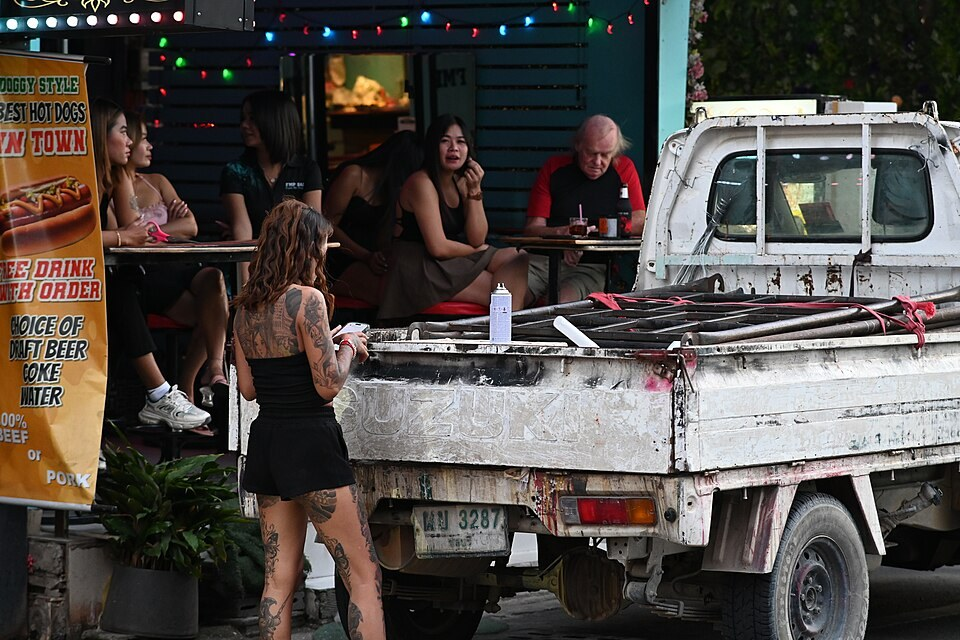
#> input picture data/starter/images/img_001.jpg, 960 x 640 px; its folder holds only this picture in this run
$ python make_figures.py
#> lines starting #> are read from the running program, lines starting #| are printed output that depends on the picture
"""Sinh hình minh hoạ (sơ đồ, KHÔNG phải ảnh chụp màn hình) cho README. Giảng viên dùng; học viên không cần chạy.

    python docs/assets/make_figures.py
Cần Pillow. Đầu vào: data/starter/images/*.jpg. Đầu ra: hero.png, roadmap.png, sample_grid.jpg, batch_anatomy.png.
"""
from __future__ import annotations

from pathlib import Path

from PIL import Image, ImageDraw, ImageFont

HERE = Path(__file__).resolve().parent
ROOT = HERE.parent.parent
FONTS = ["/System/Library/Fonts/Supplemental/Arial Unicode.ttf", "/usr/share/fonts/truetype/dejavu/DejaVuSans.ttf", "DejaVuSans.ttf"]
FONTS_B = ["/System/Library/Fonts/Supplemental/Arial Bold.ttf", "/usr/share/fonts/truetype/dejavu/DejaVuSans-Bold.ttf", "DejaVuSans-Bold.ttf"]
NAVY, TEAL, ORANGE, GREEN, RED, PURPLE, GRAY, LIGHT = "#0b1f3a", "#12b3a8", "#ff8a3d", "#2fbf71", "#e5484d", "#7b61ff", "#6b7686", "#f3f6fa"


def font(size, bold=False):
    for p in (FONTS_B if bold else FONTS):
        try:
            return ImageFont.truetype(p, size)
        except OSError:
            continue
    return ImageFont.load_default()


def rrect(d, box, r=16, fill=None, outline=None, width=2):
    d.rounded_rectangle(box, radius=r, fill=fill, outline=outline, width=width)


def center(d, xy, text, f, fill="white"):
    w = d.textlength(text, font=f)
    d.text((xy[0] - w / 2, xy[1]), text, font=f, fill=fill)


def hero():
    W, H = 1600, 420
    im = Image.new("RGB", (W, H), NAVY)
    d = ImageDraw.Draw(im)
    imgs = sorted((ROOT / "data/starter/images").glob("*.jpg"))[:6]
    for i, p in enumerate(imgs):
        t = Image.open(p).convert("RGB").resize((200, 140))
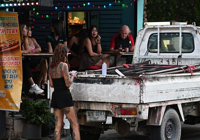
#> t: PIL image 200x140 RGB; mean R, G, B 80.2, 74.6, 70.7
        im.paste(t, (900 + (i % 3) * 215, 60 + (i // 3) * 160))
    d.text((60, 70), "Day 10 Lab", font=font(34), fill=TEAL)
    d.text((60, 120), "Bàn giao dữ liệu", font=font(64, True), fill="white")
    d.text((60, 200), "& Truy vết", font=font(64, True), fill=ORANGE)
    d.text((60, 300), "Một lô nhãn dùng được ngay, truy vết được tới từng ảnh.", font=font(26), fill="#c9d4e2")
    im.save(HERE / "hero.png")
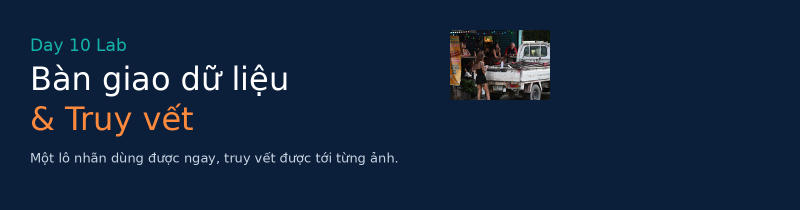
#> saved as hero.png: PIL image 1600x420 RGB (shown at 1/2 size); mean R, G, B 18.9, 37.1, 61.7


def roadmap():
    steps = [("P1", "Kiểm file xuất", "script tự viết, báo lỗi", GREEN), ("P2", "Chuẩn hoá + đóng gói", "đổi tên, truy vết, QC", ORANGE),
             ("P3", "Chia tập + báo lỗi", "ảnh cần sửa (tầng a/b)", RED), ("P4", "Bảo mật + kiểm cuối", "hash, nhận lô như team AI", NAVY)]
    W, H = 1600, 300
    im = Image.new("RGB", (W, H), "white")
#> im: PIL image 1600x300 RGB; every value is 255
    d = ImageDraw.Draw(im)
    bw, gap = 320, 70
    x0 = (W - (4 * bw + 3 * gap)) // 2
    for i, (a, b, c, col) in enumerate(steps):
        x = x0 + i * (bw + gap)
        rrect(d, (x, 70, x + bw, 230), 18, fill=col)
        center(d, (x + bw / 2, 85), a, font(30, True))
        center(d, (x + bw / 2, 135), b, font(24, True))
        center(d, (x + bw / 2, 172), c, font(18))
        if i < 3:
            d.polygon([(x + bw + gap - 8, 150), (x + bw + 8, 133), (x + bw + 8, 167)], fill=GRAY)
    im.save(HERE / "roadmap.png")
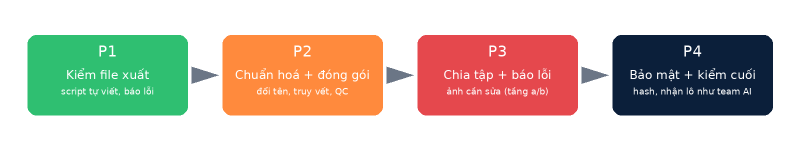
#> saved as roadmap.png: PIL image 1600x300 RGB (shown at 1/2 size); mean R, G, B 205, 193.9, 181.3


def anatomy():
    W, H = 1600, 520
    im = Image.new("RGB", (W, H), LIGHT)
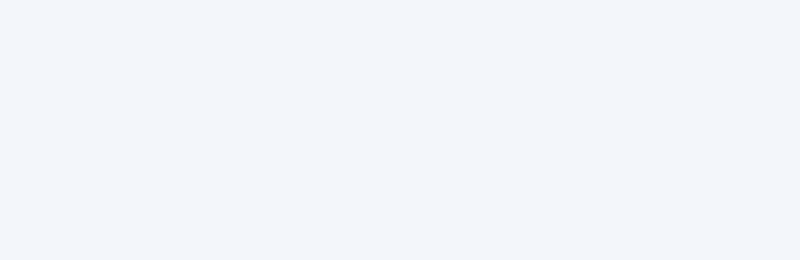
#> im: PIL image 1600x520 RGB (shown at 1/2 size); mean R, G, B 243, 246, 250
    d = ImageDraw.Draw(im)
    d.text((40, 24), "Một lô bàn giao gồm bốn phần", font=font(34, True), fill=NAVY)
    parts = [("Danh sách file", "manifest.csv", "tên từng ảnh, nhãn, sha256", TEAL), ("Số lượng nhãn", "label_summary.csv", "tổng và theo từng lớp", ORANGE),
             ("Phiên bản guideline", "README.txt + truyvet.csv", "gán theo luật nào, ảnh nào", PURPLE), ("Báo cáo QC", "qc_report.txt", "mẫu, tỉ lệ đạt, kết luận", GREEN)]
    for i, (t, f, s, col) in enumerate(parts):
        x = 40 + i * 385
        rrect(d, (x, 100, x + 360, 300), 18, fill="white", outline=col, width=4)
        d.rectangle((x, 100, x + 360, 150), fill=col)
        center(d, (x + 180, 108), t, font(24, True))
        center(d, (x + 180, 185), f, font(22, True), NAVY)
        center(d, (x + 180, 235), s, font(18), GRAY)
    d.text((40, 340), "Thiếu một phần thì lô chưa được coi là bàn giao.", font=font(26, True), fill=RED)
    d.text((40, 400), "Lô tốt:  lo_017_v1/ { images/, annotations/, manifest.csv, label_summary.csv, qc_report.txt, README.txt, truyvet.csv }", font=font(20), fill=NAVY)
    d.text((40, 440), "Lô xấu:  final_moi/ { anh xe (1).jpg, nhan_sua.json, nhan_sua (2).json }   ← không biết bản nào đúng", font=font(20), fill=GRAY)
    im.save(HERE / "batch_anatomy.png")
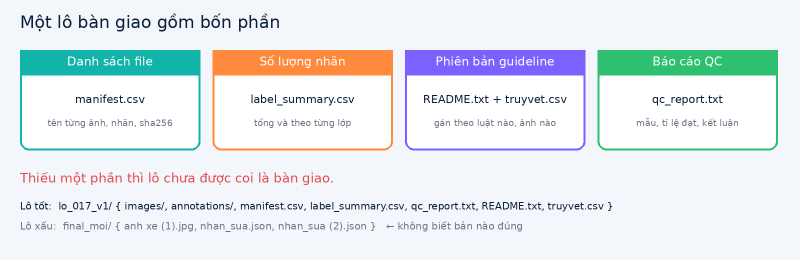
#> saved as batch_anatomy.png: PIL image 1600x520 RGB (shown at 1/2 size); mean R, G, B 228.6, 234.3, 237.1


def grid():
    imgs = sorted((ROOT / "data/starter/images").glob("*.jpg"))[:12]
    cw, ch = 320, 213
    im = Image.new("RGB", (cw * 4, ch * 3), "white")
#> im: PIL image 1280x639 RGB; every value is 255
    for i, p in enumerate(imgs):
        t = Image.open(p).convert("RGB")
#> t is the input picture: PIL image 960x640 RGB; mean R, G, B 80.2, 74.6, 70.7
        t.thumbnail((cw, ch))
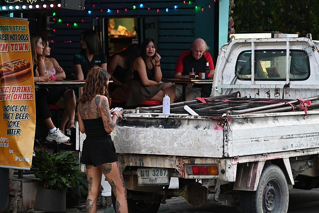
#> t: PIL image 319x213 RGB; mean R, G, B 80.2, 74.6, 70.7
        im.paste(t, ((i % 4) * cw, (i // 4) * ch))
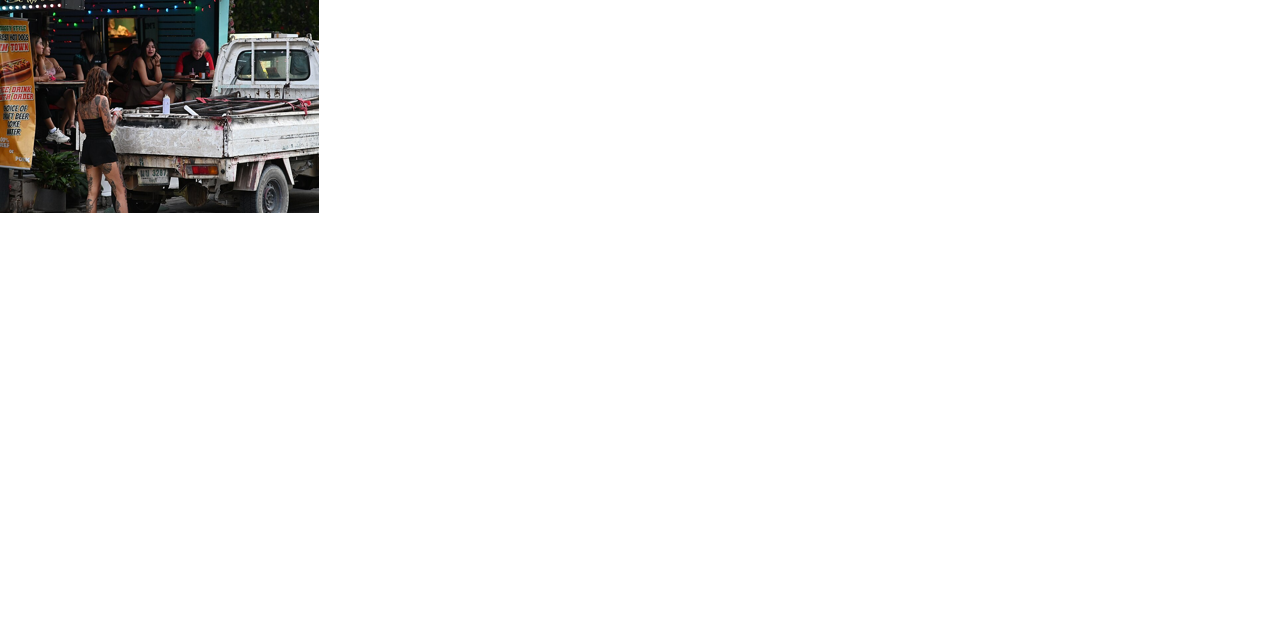
#> im: PIL image 1280x639 RGB; mean R, G, B 240.5, 240, 239.7
    im.save(HERE / "sample_grid.jpg", quality=85)


if __name__ == "__main__":
    hero(); roadmap(); anatomy(); grid()
    print("ok")

$ run again, on data/starter/images/img_005.jpg
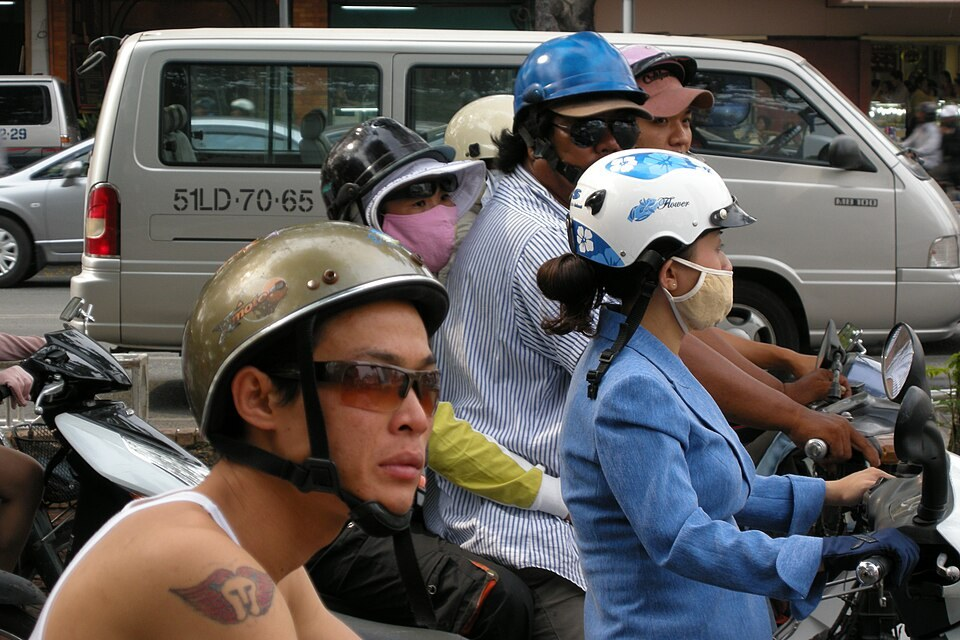
#> input picture data/starter/images/img_005.jpg, 960 x 640 px
#> in hero, `im.save(HERE / "hero.png")`:
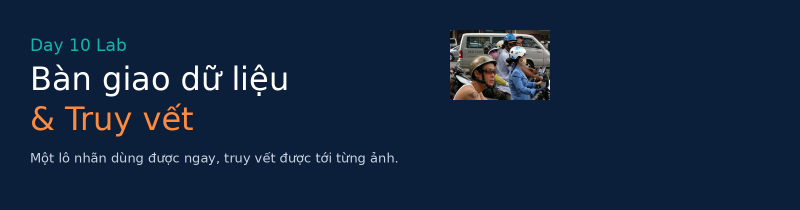
#> saved as hero.png: PIL image 1600x420 RGB (shown at 1/2 size); mean R, G, B 19.5, 37.7, 62.5
#> in grid, t is the input picture: PIL image 960x640 RGB; mean R, G, B 93.2, 90.1, 89
#> in grid, `im.paste(t, ((i % 4) * cw, (i // 4) * ch))`:
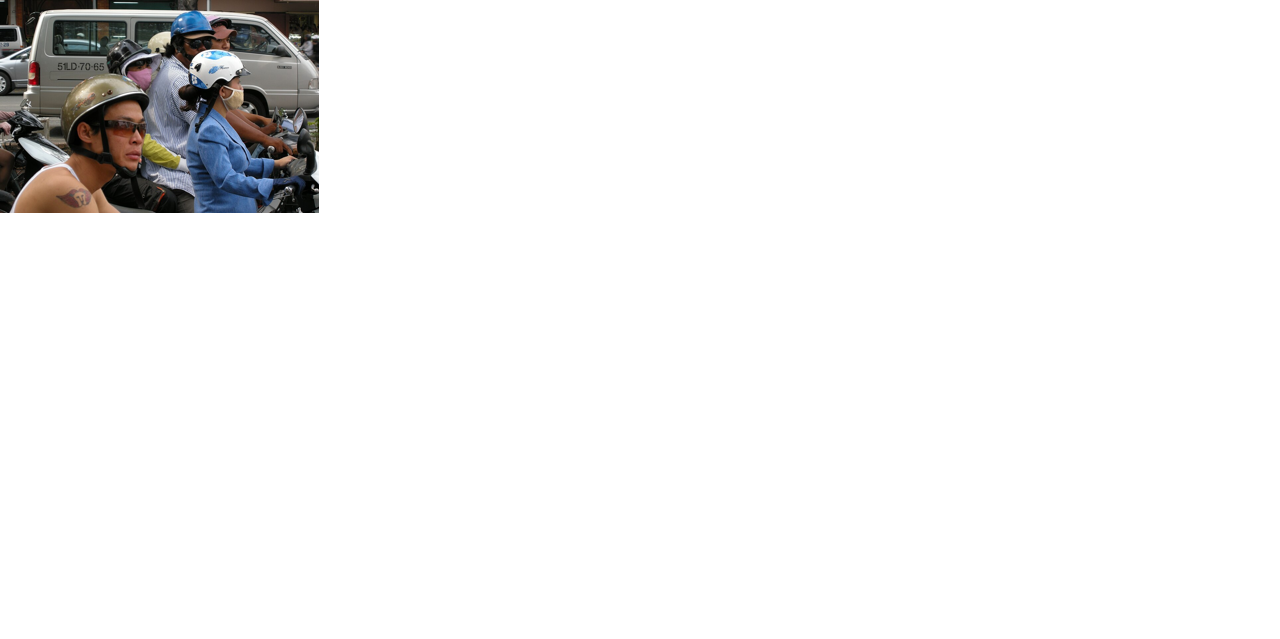
#> im: PIL image 1280x639 RGB; mean R, G, B 241.6, 241.3, 241.2

$ run again, on data/starter/images/img_006.jpg
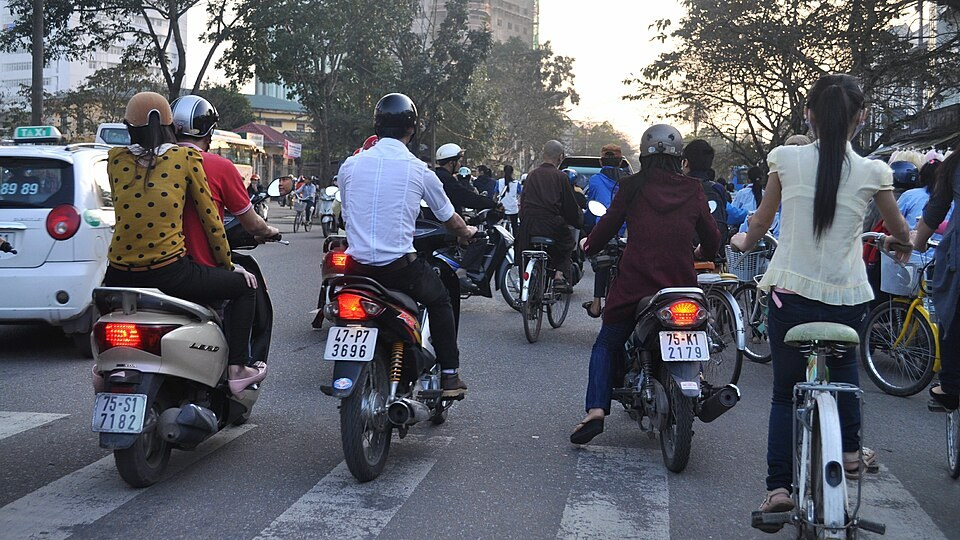
#> input picture data/starter/images/img_006.jpg, 960 x 540 px
#> in hero, `im.save(HERE / "hero.png")`:
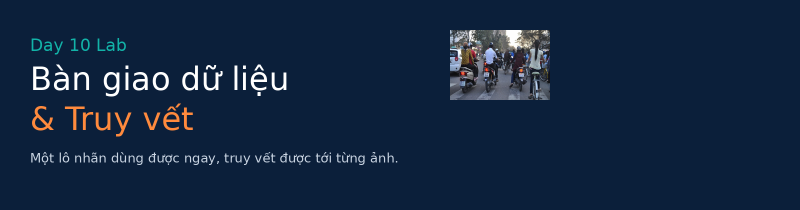
#> saved as hero.png: PIL image 1600x420 RGB (shown at 1/2 size); mean R, G, B 19.5, 38, 63.2
#> in grid, t is the input picture: PIL image 960x540 RGB; mean R, G, B 94.4, 96.6, 105.2
#> in grid, `im.paste(t, ((i % 4) * cw, (i // 4) * ch))`:
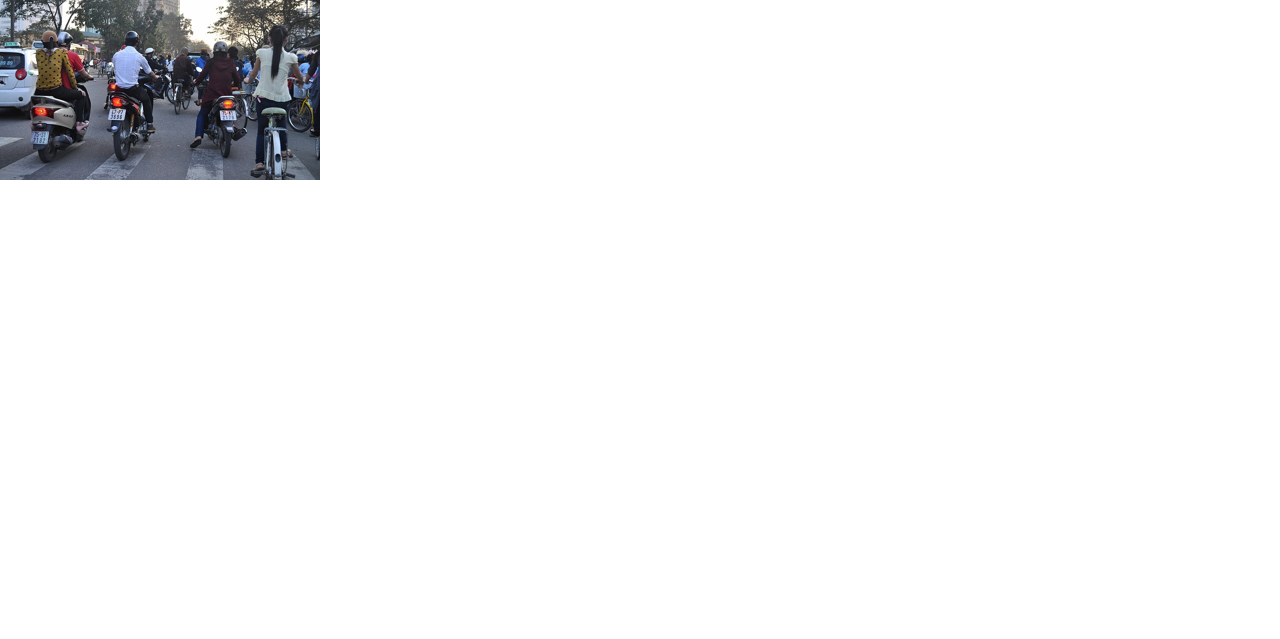
#> im: PIL image 1280x639 RGB; mean R, G, B 243.7, 243.8, 244.4

$ run again, on data/starter/images/img_007.jpg
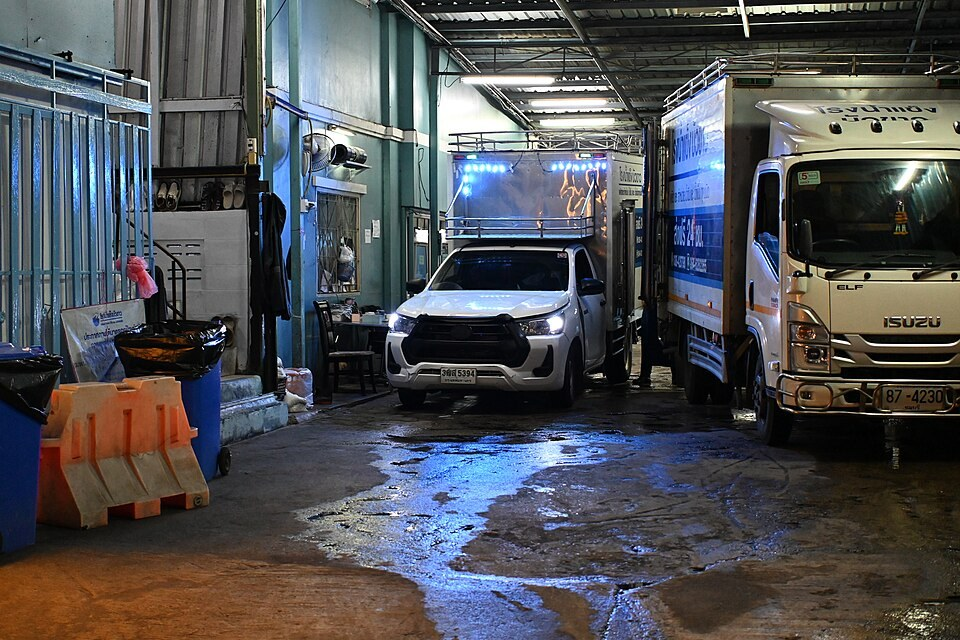
#> input picture data/starter/images/img_007.jpg, 960 x 640 px
#> in grid, t is the input picture: PIL image 960x640 RGB; mean R, G, B 78.7, 79.6, 83
#> in grid, `im.paste(t, ((i % 4) * cw, (i // 4) * ch))`:
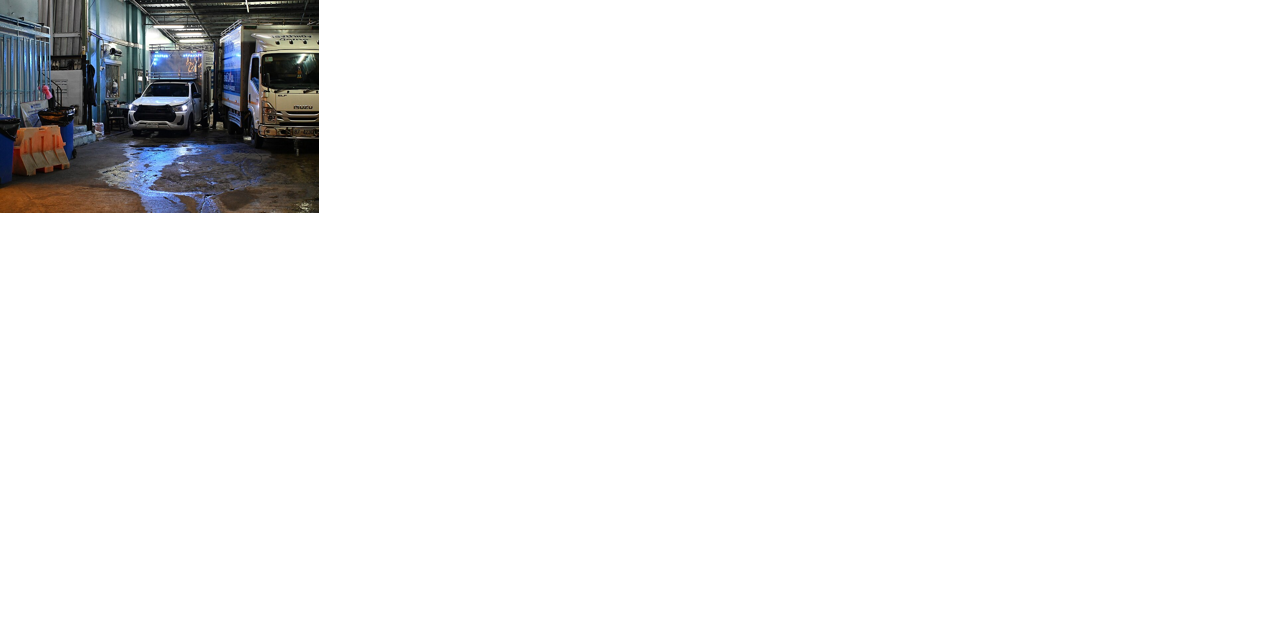
#> im: PIL image 1280x639 RGB; mean R, G, B 240.4, 240.4, 240.7
